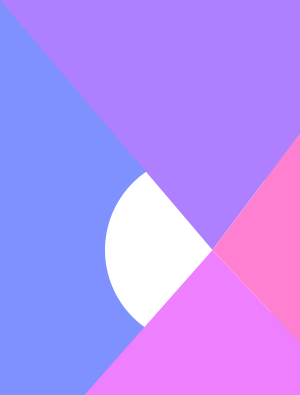
Frame 1 (no input)
Frame 60 (the mouse pressed at the canvas centre just before this capture): identical to frame 1, image omitted
Frame 120 (the mouse held since frame 60 and released just before this capture): identical to frame 1, image omitted

The Processing sketch that drew this single still picture (run headless with seeded random() and noise(); from frame 60 on, the mouse is pressed at the canvas centre):

// Processing sketch: av1_2chamada_questao3
// ── av1_2chamada_questao3.pde
int cor1, cor2, cor3, cor4;

void setup() {
  size(300, 395);
  noStroke();

  colorMode(HSB, 360, 100, 100);

  cor1 = int(random(0, 360));
  cor2 = ((cor1 + 30) % 360);
  cor3 = ((cor2 + 30) % 360);
  cor4 = ((cor3 + 30) % 360);
}

void draw() {
  background(cor1, 50, 100);

  fill(0, 0, 100);
  ellipse(400/600.00*width, 500/790.00*height, 380/600.00*width, 380/790.00*height);

  fill(cor2, 50, 100);
  triangle(0, 0, 425/600.00*width, 500/790.00*height, 800/600.00*width, 0/790.00*height);

  fill(cor3, 50, 100);
  triangle(160/600.00*width, 800/790.00*height, 425/600.00*width, 500/790.00*height, 800/600.00*width, 900/790.00*height);

  fill(cor4, 50, 100);
  triangle(800/600.00*width, 0, 425/600.00*width, 500/790.00*height, 800/600.00*width, 900/790.00*height);
}
